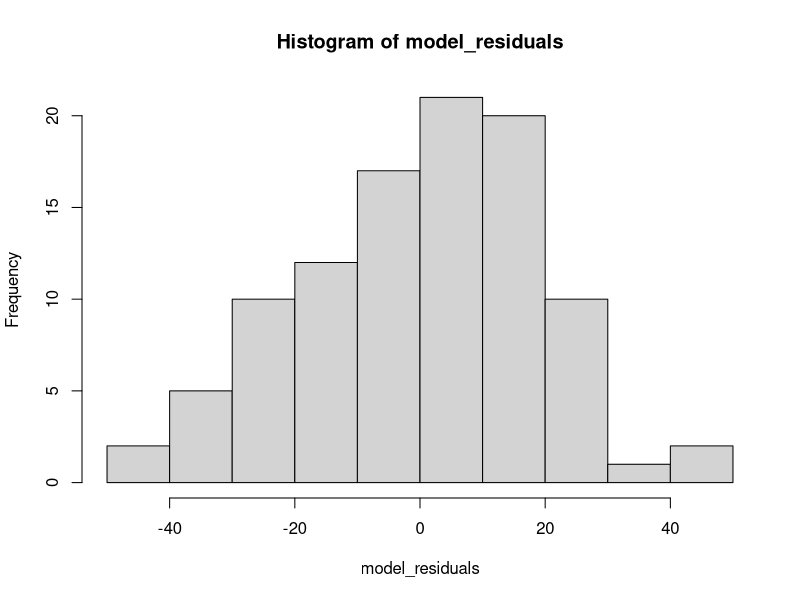
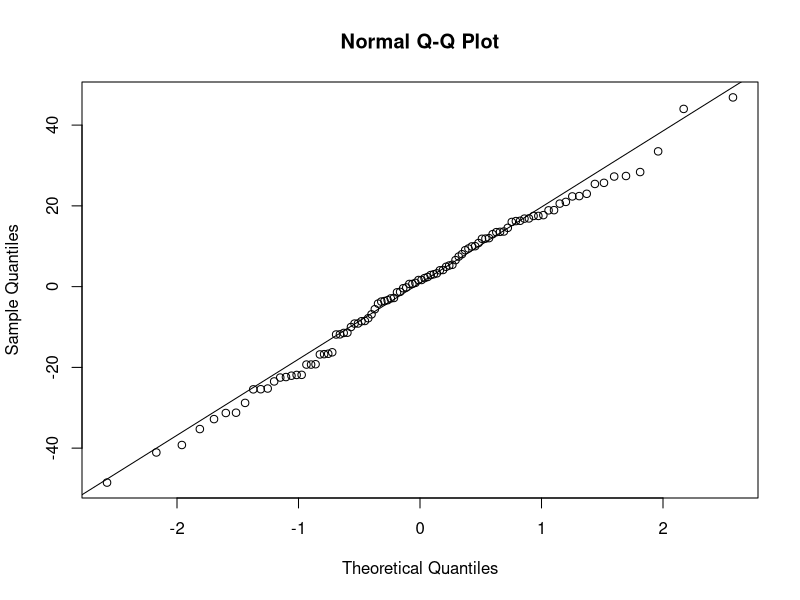

The R source for these figures, in order: (Note: this script raises an error after producing the figures.)
#Linear regression model for respond time
# y-axis = reaction time(dep var)
# Q3a
#import xlsx file
library(readxl)
data <- read_excel("dataset.xlsx")
head(data)

#rename col names
colnames(data) <- c("Age", "Gender", "Hand_Dominance", "Physical_Activity_Frequency", "Reaction_Time")

# Convert categorical variables to factors
data$Gender <- as.factor(data$Gender)
data$Hand_Dominance <- as.factor(data$Hand_Dominance)
data$Physical_Activity_Frequency <- as.factor(data$Physical_Activity_Frequency)

#Fit linear regression model
model <- lm(Reaction_Time ~ Age + Gender + Hand_Dominance + Physical_Activity_Frequency, data = data)
#summarize the model
summary(model)

#Check the Model, Histogram
model_residuals = model$residuals
#Plot the result
hist(model_residuals)
# it is normally dist

#Use qqplot check
qqnorm(model_residuals)
qqline(model_residuals)

# Q3b
# Calc reaction time change for an additional 10year in Age
age_effect <- coef(model)["Age"] *10
print(paste("Change in reaction time for an additional 10 years in age is:", 
            age_effect, "milliseconds"))

# Q3c Anova test
#R Code Generated ANOVA approach
anova_result <- anova(model)
print(anova_result)

#Hand Written ANOVA approach
#predicted values
predicted_values <- predict(model)
#SSR
SSR <- sum((predicted_values - mean(data$Reaction_Time))^2)
#SSE
SSE <- sum((data$Reaction_Time - predicted_values)^2)
#SST
SST <- SSE + SSR

# Total number of observations
n <- nrow(data)

#df(R)
df_R <- length(coefficients(model)) - 1
df_R
#df(E)
df_E <- n - (DF_regression + 1)
df_E

#MSR
MSR <- SSR / df_R
#MSE
MSE <- SSE / df_E

#F
F_statistic <- MSR / MSE
#p-value
f_value <- qf(0.05, DF_regression, DF_residuals, lower.tail = FALSE)

#ANOVA table
ANOVA_table <- data.frame(
  Source = c("Regression", "Residuals", "Total"),
  Sum_Sq = c(SSR, SSE, SST),
  DF = c(DF_regression, DF_residuals, n - 1),
  Mean_Sq = c(MSR, MSE, NA), 
  Test_Statistic = c(F_statistic, NA, NA),  
  p_value = c(f_value, NA, NA)  
)
#Print ANOVA table
print(ANOVA_table)

# Q3d Generate diagnostic plots
par(mfrow = c(2,2))
plot(model)
par(mfrow = c(1,1))

